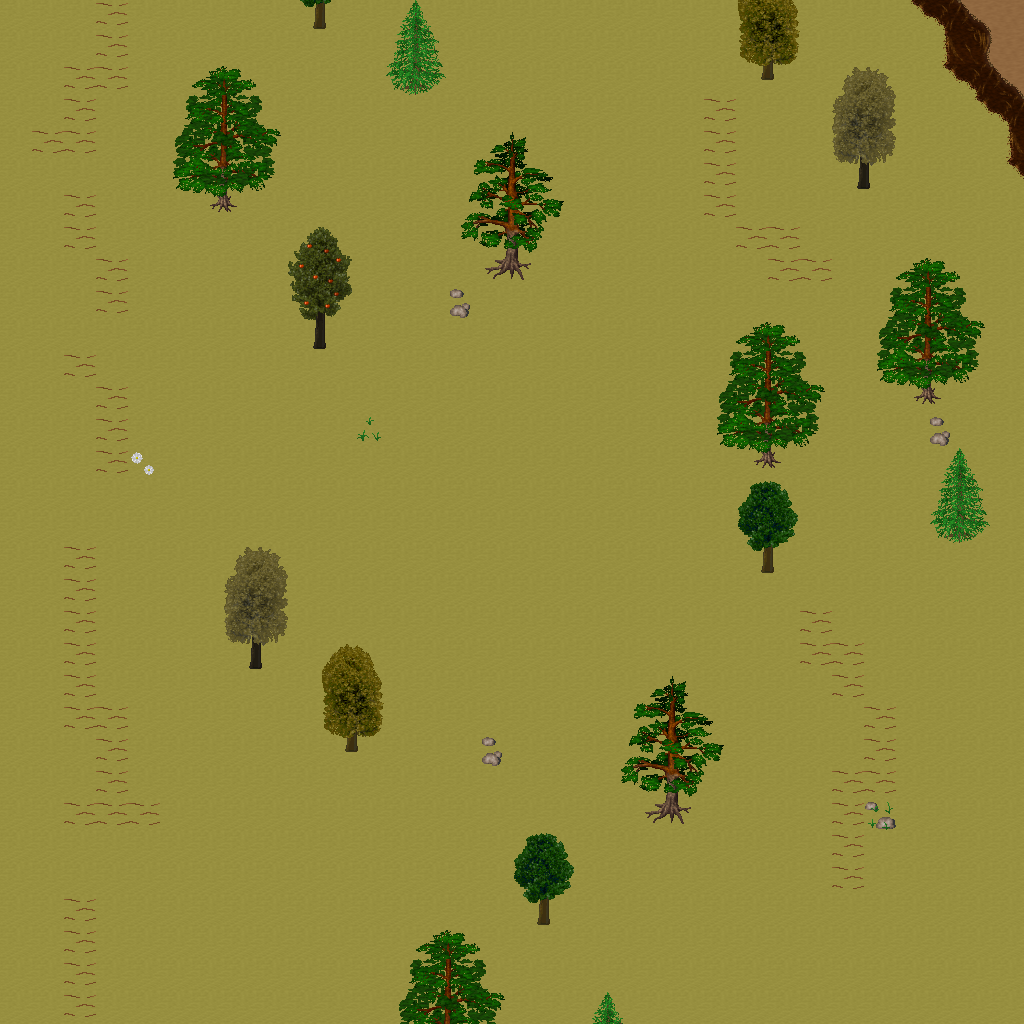

This is a level from a 2D game, rendered from its Tiled map with the project's own tilesets. A one-line summary and the map file follow, with tile-layer data summarised:
An orthogonal 32x32 tile map with 32x32 px tiles, 5 tile layers (Ground, Objects, Objects2, Above, ...), 1 hidden layer not drawn, 17 tilesets.

<map version="1.10" tiledversion="1.11.0" orientation="orthogonal" renderorder="right-down" width="32" height="32" tilewidth="32" tileheight="32" infinite="0" nextlayerid="11" nextobjectid="1">
 <tileset firstgid="1" name="ground_ground" tilewidth="32" tileheight="32" tilecount="33" columns="3">
  <image source="../drawable/ground_ground.png" width="96" height="352" />
 </tileset>
 <tileset firstgid="34" name="ground_rock_pebbles" tilewidth="32" tileheight="32" tilecount="3" columns="1">
  <image source="../drawable/ground_rock_pebbles.png" width="32" height="96" />
 </tileset>
 <tileset firstgid="37" name="ground_grass_edges" tilewidth="32" tileheight="32" tilecount="36" columns="12">
  <image source="../drawable/ground_grass_edges.png" width="384" height="96" />
 </tileset>
 <tileset firstgid="73" name="plant_flower_daisy_white" tilewidth="32" tileheight="32" tilecount="8" columns="2">
  <image source="../drawable/plant_flower_daisy_white.png" width="64" height="128" />
 </tileset>
 <tileset firstgid="81" name="ground_ridge_earth_dark" tilewidth="32" tileheight="32" tilecount="96" columns="12">
  <image source="../drawable/ground_ridge_earth_dark.png" width="384" height="256" />
 </tileset>
 <tileset firstgid="177" name="plant_grasses" tilewidth="32" tileheight="32" tilecount="6" columns="3">
  <image source="../drawable/plant_grasses.png" width="96" height="64" />
 </tileset>
 <tileset firstgid="183" name="ground_earth_edges" tilewidth="32" tileheight="32" tilecount="18" columns="6">
  <image source="../drawable/ground_earth_edges.png" width="192" height="96" />
 </tileset>
 <tileset firstgid="201" name="ground_pothole" tilewidth="32" tileheight="32" tilecount="4" columns="4">
  <image source="../drawable/ground_pothole.png" width="128" height="32" />
 </tileset>
 <tileset firstgid="205" name="item_statue_green_stone_3" tilewidth="32" tileheight="32" tilecount="3" columns="1">
  <image source="../drawable/item_statue_green_stone_3.png" width="32" height="96" />
 </tileset>
 <tileset firstgid="208" name="ground_rock_rocks_2" tilewidth="32" tileheight="32" tilecount="4" columns="2">
  <image source="../drawable/ground_rock_rocks_2.png" width="64" height="64" />
 </tileset>
 <tileset firstgid="212" name="logic_creature_animal" tilewidth="32" tileheight="32" tilecount="32" columns="8">
  <image source="../drawable/logic_creature_animal.png" width="256" height="128" />
 </tileset>
 <tileset firstgid="244" name="logic_collision" tilewidth="32" tileheight="32" tilecount="1" columns="1">
  <image source="../drawable/logic_collision.png" width="32" height="32" />
 </tileset>
 <tileset firstgid="245" name="plant_tree_taller_trees" tilewidth="32" tileheight="32" tilecount="32" columns="8">
  <image source="../drawable/plant_tree_taller_trees.png" width="256" height="128" />
 </tileset>
 <tileset firstgid="277" name="plant_tree_spruce" tilewidth="32" tileheight="32" tilecount="6" columns="2">
  <image source="../drawable/plant_tree_spruce.png" width="64" height="96" />
 </tileset>
 <tileset firstgid="283" name="plant_bush_bush_mult_colored" tilewidth="32" tileheight="32" tilecount="6" columns="3">
  <image source="../drawable/plant_bush_bush_mult_colored.png" width="96" height="64" />
 </tileset>
 <tileset firstgid="289" name="plant_tree_pine_tree" tilewidth="32" tileheight="32" tilecount="20" columns="4">
  <image source="../drawable/plant_tree_pine_tree.png" width="128" height="160" />
 </tileset>
 <tileset firstgid="309" name="plant_tree_pine_tree_1" tilewidth="32" tileheight="32" tilecount="20" columns="4">
  <image source="../drawable/plant_tree_pine_tree_1.png" width="128" height="160" />
 </tileset>
 <layer id="1" name="Ground" width="32" height="32">
  <data>[1024 cells, 1024 non-empty, 2 distinct tile ids]</data>
 </layer>
 <layer id="2" name="Objects" width="32" height="32">
  <data>[1024 cells, 96 non-empty, 23 distinct tile ids]</data>
 </layer>
 <layer id="3" name="Objects2" width="32" height="32">
  <data>[1024 cells, 3 non-empty, 3 distinct tile ids]</data>
 </layer>
 <layer id="4" name="Above" width="32" height="32">
  <data>[1024 cells, 132 non-empty, 57 distinct tile ids]</data>
 </layer>
 <layer id="5" name="Above2" width="32" height="32">
  <data>[1024 cells, 0 non-empty, 0 distinct tile ids]</data>
 </layer>
 <layer id="6" name="Walkable" width="32" height="32" visible="0">
  <data>[1024 cells, 38 non-empty, 1 distinct tile ids]</data>
 </layer>
 <objectgroup id="7" name="Mapevents" />
 <objectgroup id="8" name="Spawn" />
 <objectgroup id="9" name="Keys" />
 <objectgroup id="10" name="Replace" />
</map>
